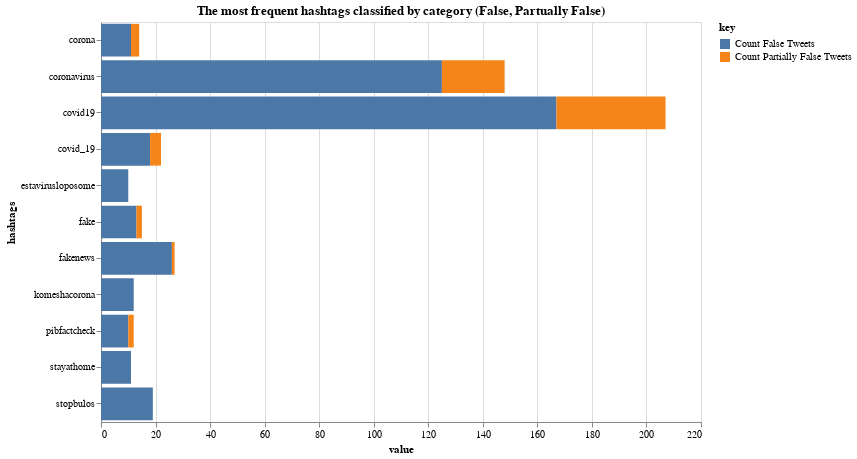

The notebook cell this image was saved under:
### Markdown cell above
We visualizvisualize most frequent hashtags and we will classify them according to type of tweet that they're in, we have filtered in the range of a minum of 10 tweets to a maxium to 212 tweets total (which is the maxium number of tweets created by a user in the dataset). Every bar is colored by the amount of tweet written per each category (False, Partually False).

### Code cell
bars = alt.Chart(df).transform_fold(
    ['Count False Tweets', 'Count Partially False Tweets'],
    #['Count False Tweets', 'Count Partially False Tweets', 'Count Unproven Tweets', 'Counter Other Tweets', 'Counter True Tweets'],
).mark_bar().encode(
    x=alt.X('value:Q'),
    y=alt.Y('hashtags:N'),
    color=alt.Color('key:N')
).transform_filter(
    alt.FieldRangePredicate(field='count', range=[10, 212])
).properties(title="The most frequent hashtags classified by category (False, Partually False)", height=400, width=600)


bars

### Figure 1 — Vega-Lite specification as saved in the notebook (floating-point values rounded to 4 significant figures; data arrays with more than 128 entries replaced by an {"elided": "..."} marker saying what was removed)
{"config": {"view": {"continuousWidth": 400, "continuousHeight": 300}}, "data": {"name": "data-ff8a8610049d43a904604861d52f3be5"}, "mark": "bar", "encoding": {"color": {"type": "nominal", "field": "key"}, "x": {"type": "quantitative", "field": "value"}, "y": {"type": "nominal", "field": "hashtags"}}, "height": 400, "title": "The most frequent hashtags classified by category (False, Partually False)", "transform": [{"fold": ["Count False Tweets", "Count Partially False Tweets"]}, {"filter": {"field": "count", "range": [10, 212]}}], "width": 600, "$schema": "https://vega.github.io/schema/vega-lite/v4.8.1.json", "datasets": {"data-ff8a8610049d43a904604861d52f3be5": {"elided": "671 records"}}}
